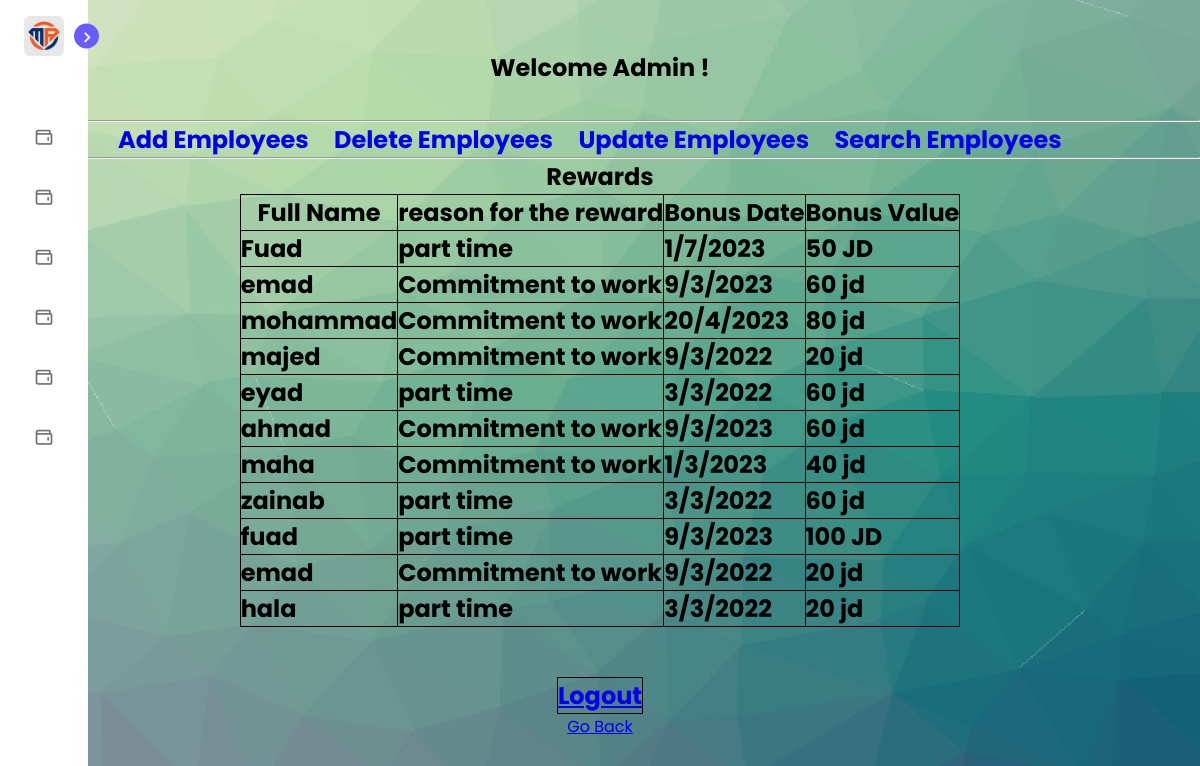
Page /admin/rewards.php (signed in) on the committed database.
### tables this page shows
CREATE TABLE `rewards` (
  `FullName` varchar(150) NOT NULL,
  `reason_for_the_reward` varchar(150) NOT NULL,
  `BonusDate` varchar(100) NOT NULL,
  `BonusValue` varchar(100) NOT NULL
);

### admin/rewards.php (the view, shortened to what this page needs)
<?php
include("../config.php");
function displayParticipants() {
    global $conn;
    $query = "SELECT * FROM rewards";
    $result = mysqli_query($conn, $query);
    if (mysqli_num_rows($result) > 0) {
        echo "<h2><table>
                <tr>
                    <th>Full Name</th>
                    <th>reason for the reward</th>
                    <th>Bonus Date</th>
                    <th>Bonus Value</th>
                </tr></h2>";
        while ($row = mysqli_fetch_assoc($result)) {
            echo " <tr>
                    <td>".$row['FullName']."</td>
                    <td>".$row['reason_for_the_reward']."</td>
                    <td>".$row['BonusDate']."</td>
                    <td>".$row['BonusValue']."</td>
                </tr>";
        }
    } else {
        echo "No participants found.";
    }
}
?>
<!DOCTYPE html>
<html>
<head>
    <link rel="stylesheet" href="style.css">
    <link href='https://unpkg.com/boxicons@2.1.1/css/boxicons.min.css' rel='stylesheet'>
</head>
<body background="photo.png" >
<nav class="sidebar close">
        <header>
            <div class="image-text">
                <span class="image">
                    <img src="logo.png" alt="">
                </span>
            </div>
            <i class='bx bx-chevron-right toggle'></i>
        </header>
        <div class="menu-bar">
            <div class="menu">
                <ul class="menu-links">
                    <li class="nav-link">
                        <a href="attendancerecord.php">
						<i class='bx bx-wallet icon' ></i>
                        </a>
                    </li>
                    <li class="nav-link">
                        <a href="category.php">
                            <i class='bx bx-wallet icon' ></i>
                        </a>
                    </li>
                    <li class="nav-link">
                        <a href="penalties.php">
                            <i class='bx bx-wallet icon' ></i>
                        </a>
                    </li>
                    <li class="nav-link">
                        <a href="rewards.php">
                            <i class='bx bx-wallet icon' ></i>
                        </a>
                    </li>
                    <li class="nav-link">
                        <a href="salaries.php">
                            <i class='bx bx-wallet icon' ></i>
                        </a>
                    </li>
                    <li class="nav-link">
                        <a href="staffevaluation.php">
                            <i class='bx bx-wallet icon' ></i>
                        </a>
                    </li>
                </ul>
            </div>
        </div>
    </nav>
<center>
<br></br>
    <h2 style="color:black;">Welcome Admin !</h2>
	<h2>
	<br>
	<hr style="width:100%;text-align:left;margin-left:0">
   <a style="text-decoration:none" href="add_rewards.php">Add Employees</a> &nbsp &nbsp
   <a style="text-decoration:none" href="delete_rewards.php">Delete Employees</a> &nbsp &nbsp
   <a style="text-decoration:none" href="update_rewards.php">Update Employees</a> &nbsp &nbsp
   <a style="text-decoration:none" href="search_rewards.php">Search Employees</a> &nbsp &nbsp
    <hr style="width:100%;text-align:left;margin-left:0">
  </h2>
   <h3>
    <h2 style="color:black;">Rewards</h2>
    <?php displayParticipants(); ?>
</h3>
<br></br>
	<table >
  <tr>
    <th><h2> <a  href="../logout.php">Logout</a></h2></th>
  </tr>
  </table>
    <a href="index.php">Go Back</a>
	</center>
</body>
</html>

### admin/style.css (style rules this page uses)
* { margin: 0; padding: 0; box-sizing: border-box; font-family: 'Poppins', sans-serif; }
:root { --body-color: #E4E9F7; --sidebar-color: #FFF; --primary-color: #695CFE; --primary-color-light: #F6F5FF; --toggle-color: #DDD; --text-color: #707070; --tran-03: all 0.2s ease; --tran-03: all 0.3s ease; --tran-04: all 0.3s ease; --tran-05: all 0.3s ease; }
body { min-height: 100vh; background-color: var(--body-color); transition: var(--tran-05); }
.sidebar { position: fixed; top: 0; left: 0; height: 100%; width: 250px; padding: 10px 14px; background: var(--sidebar-color); transition: var(--tran-05); z-index: 100; }
.sidebar.close { width: 88px; }
.sidebar li { height: 50px; list-style: none; display: flex; align-items: center; margin-top: 10px; }
.sidebar header .image, .sidebar .icon { min-width: 60px; border-radius: 6px; }
.sidebar .icon { min-width: 60px; border-radius: 6px; height: 100%; display: flex; align-items: center; justify-content: center; font-size: 20px; }
.sidebar .text, .sidebar .icon { color: var(--text-color); transition: var(--tran-03); }
.sidebar header { position: relative; }
.sidebar header .image-text { display: flex; align-items: center; }
.sidebar header .image { display: flex; align-items: center; justify-content: center; }
.sidebar header .image img { width: 40px; border-radius: 6px; }
.sidebar header .toggle { position: absolute; top: 50%; right: -25px; transform: translateY(-50%) rotate(180deg); height: 25px; width: 25px; background-color: var(--primary-color); color: var(--sidebar-color); border-radius: 50%; display: flex; align-items: center; justify-content: center; font-size: 22px; cursor: pointer; transition: var(--tran-05); }
.sidebar.close .toggle { transform: translateY(-50%) rotate(0deg); }
.sidebar .menu { margin-top: 40px; }
.sidebar li a { list-style: none; height: 100%; background-color: transparent; display: flex; align-items: center; height: 100%; width: 100%; border-radius: 6px; text-decoration: none; transition: var(--tran-03); }
.sidebar .menu-bar { height: calc(100% - 55px); display: flex; flex-direction: column; justify-content: space-between; overflow-y: scroll; }

### admin/rewards.php (style rules this page uses)
table, th, td { border: 1px solid black; border-collapse: collapse; }

### rows in the picture
rewards: FullName "Fuad", reason_for_the_reward "part time", BonusDate "1/7/2023", BonusValue "50 JD"
rewards: FullName "emad", reason_for_the_reward "Commitment to work", BonusDate "9/3/2023", BonusValue "60 jd"
rewards: FullName "mohammad", reason_for_the_reward "Commitment to work", BonusDate "20/4/2023", BonusValue "80 jd"
rewards: FullName "majed", reason_for_the_reward "Commitment to work", BonusDate "9/3/2022", BonusValue "20 jd"
rewards: FullName "eyad", reason_for_the_reward "part time", BonusDate "3/3/2022", BonusValue "60 jd"
rewards: FullName "ahmad", reason_for_the_reward "Commitment to work", BonusDate "9/3/2023", BonusValue "60 jd"
rewards: FullName "maha", reason_for_the_reward "Commitment to work", BonusDate "1/3/2023", BonusValue "40 jd"
rewards: FullName "zainab", reason_for_the_reward "part time", BonusDate "3/3/2022", BonusValue "60 jd"
rewards: FullName "fuad", reason_for_the_reward "part time", BonusDate "9/3/2023", BonusValue "100 JD"
rewards: FullName "emad", reason_for_the_reward "Commitment to work", BonusDate "9/3/2022", BonusValue "20 jd"
rewards: FullName "hala", reason_for_the_reward "part time", BonusDate "3/3/2022", BonusValue "20 jd"
